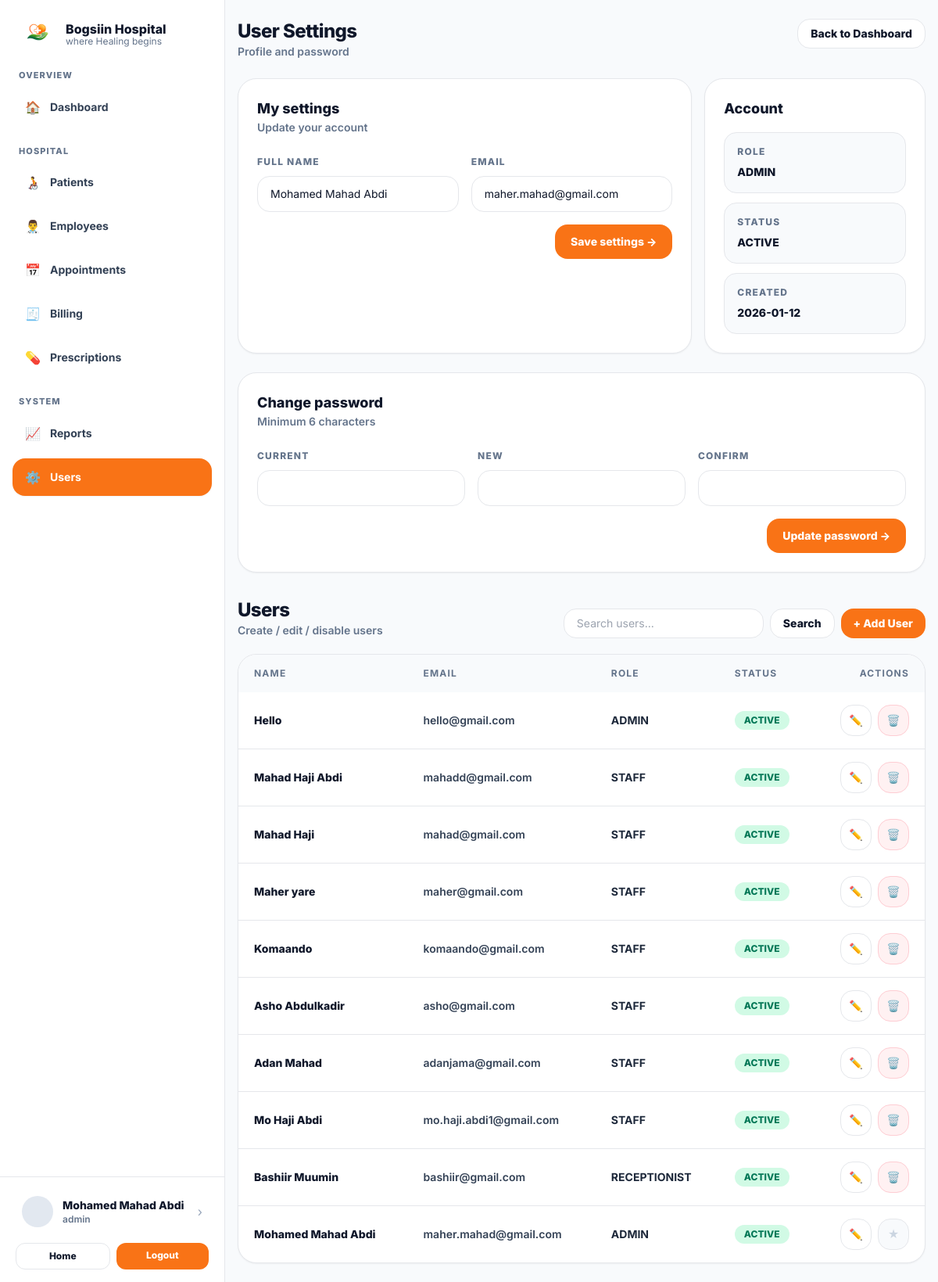
The page /users/view.php (signed in) on the database its author committed.
### tables this page shows
CREATE TABLE `users` (
  `id` int(11) NOT NULL,
  `full_name` varchar(120) NOT NULL,
  `email` varchar(160) NOT NULL,
  `password_hash` varchar(255) NOT NULL,
  `role` enum('ADMIN','RECEPTIONIST','STAFF') NOT NULL DEFAULT 'STAFF',
  `is_active` tinyint(1) NOT NULL DEFAULT 1,
  `created_at` timestamp NOT NULL DEFAULT current_timestamp()
);

### users/view.php (the view, shortened to what this page needs)
<?php
require_once __DIR__ . "/../includes/db.php";
function h($s){ return htmlspecialchars((string)$s, ENT_QUOTES, 'UTF-8'); }
$me = $_SESSION["user"] ?? null;
$myId = (int)($me["id"] ?? 0);
$myRole = $me["role"] ?? "STAFF";
$stmt = $pdo->prepare("SELECT id, full_name, email, role, is_active, created_at FROM users WHERE id=? LIMIT 1");
$stmt->execute([$myId]);
$meDb = $stmt->fetch();
$adminUsers = [];
$search = trim($_GET["q"] ?? "");
if ($myRole === "ADMIN") {
  $params = [];
  $sql = "SELECT id, full_name, email, role, is_active, created_at
          FROM users";
  $sql .= " ORDER BY created_at DESC LIMIT 300";
  $stmt = $pdo->prepare($sql);
  $stmt->execute($params);
  $adminUsers = $stmt->fetchAll() ?: [];
}
include_once __DIR__ . "/../includes/header.php";
?>
 <div class="min-h-screen bg-slate-50 md:pl-72">
<div class="md:flex min-h-screen">
  <?php include __DIR__ . "/../includes/sidebar.php"; ?>
  <div class="flex-1">
    <div class="mx-auto max-w-6xl px-4 py-6">
      <div class="flex flex-col gap-4 md:flex-row md:items-start md:justify-between">
        <div>
          <div class="text-2xl font-extrabold tracking-tight">User Settings</div>
          <div class="text-sm font-semibold text-slate-500">Profile and password</div>
        </div>
        <a href="/hospital/dashboard.php" class="rounded-2xl border bg-white px-4 py-2 text-sm font-extrabold hover:bg-slate-50">
          Back to Dashboard
        </a>
      </div>
      <section class="mt-6 grid gap-4 lg:grid-cols-3">
        <div class="lg:col-span-2 rounded-3xl border bg-white p-6 shadow-sm">
          <div class="text-lg font-extrabold">My settings</div>
          <div class="text-sm font-semibold text-slate-500">Update your account</div>
          <form method="POST" class="mt-5 grid gap-4">
            <div class="grid gap-4 md:grid-cols-2">
              <div>
                <label class="text-xs font-extrabold tracking-widest text-slate-500">FULL NAME</label>
                <input name="full_name" value="<?php echo h($meDb["full_name"]); ?>"
                  class="mt-2 w-full rounded-2xl border bg-white px-4 py-3 text-sm outline-none">
              </div>
              <div>
                <label class="text-xs font-extrabold tracking-widest text-slate-500">EMAIL</label>
                <input type="email" name="email" value="<?php echo h($meDb["email"]); ?>"
                  class="mt-2 w-full rounded-2xl border bg-white px-4 py-3 text-sm outline-none">
              </div>
            </div>
            <div class="flex justify-end">
              <button class="rounded-2xl bg-orange-500 px-5 py-3 text-sm font-extrabold text-white hover:bg-orange-600" type="submit">
                Save settings →
              </button>
            </div>
          </form>
        </div>
        <div class="rounded-3xl border bg-white p-6 shadow-sm">
          <div class="text-lg font-extrabold">Account</div>
          <div class="mt-4 space-y-3 text-sm">
            <div class="rounded-2xl border bg-slate-50 p-4">
              <div class="text-xs font-extrabold tracking-widest text-slate-500">ROLE</div>
              <div class="mt-2 font-extrabold text-slate-900"><?php echo h($meDb["role"]); ?></div>
            </div>
            <div class="rounded-2xl border bg-slate-50 p-4">
              <div class="text-xs font-extrabold tracking-widest text-slate-500">STATUS</div>
              <div class="mt-2 font-extrabold text-slate-900"><?php echo ((int)$meDb["is_active"]===1) ? "ACTIVE" : "DISABLED"; ?></div>
            </div>
            <div class="rounded-2xl border bg-slate-50 p-4">
              <div class="text-xs font-extrabold tracking-widest text-slate-500">CREATED</div>
              <div class="mt-2 font-extrabold text-slate-900"><?php echo h(date("Y-m-d", strtotime($meDb["created_at"]))); ?></div>
            </div>
          </div>
        </div>
      </section>
      <section class="mt-6 rounded-3xl border bg-white p-6 shadow-sm">
        <div class="text-lg font-extrabold">Change password</div>
        <div class="text-sm font-semibold text-slate-500">Minimum 6 characters</div>
        <form method="POST" class="mt-5 grid gap-4 md:grid-cols-3">
          <div>
            <label class="text-xs font-extrabold tracking-widest text-slate-500">CURRENT</label>
            <input type="password" name="current_password"
              class="mt-2 w-full rounded-2xl border bg-white px-4 py-3 text-sm outline-none" />
          </div>
          <div>
            <label class="text-xs font-extrabold tracking-widest text-slate-500">NEW</label>
            <input type="password" name="new_password"
              class="mt-2 w-full rounded-2xl border bg-white px-4 py-3 text-sm outline-none" />
          </div>
          <div>
            <label class="text-xs font-extrabold tracking-widest text-slate-500">CONFIRM</label>
            <input type="password" name="confirm_password"
              class="mt-2 w-full rounded-2xl border bg-white px-4 py-3 text-sm outline-none" />
          </div>
          <div class="md:col-span-3 flex justify-end">
            <button class="rounded-2xl bg-orange-500 px-5 py-3 text-sm font-extrabold text-white hover:bg-orange-600" type="submit">
              Update password →
            </button>
          </div>
        </form>
      </section>
      <?php if ($myRole === "ADMIN"): ?>
        <section class="mt-8">
          <div class="flex flex-col gap-3 md:flex-row md:items-end md:justify-between">
            <div>
              <div class="text-2xl font-extrabold tracking-tight">Users</div>
              <div class="text-sm font-semibold text-slate-500">Create / edit / disable users</div>
            </div>
            <div class="flex gap-2">
              <form method="GET" class="flex gap-2">
                <input name="q" value="<?php echo h($search); ?>"
                  class="w-64 rounded-2xl border bg-white px-4 py-2 text-sm outline-none"
                  placeholder="Search users..." />
                <button class="rounded-2xl border bg-white px-4 py-2 text-sm font-extrabold hover:bg-slate-50" type="submit">
                  Search
                </button>
              </form>
              <button id="openUserModal"
                class="rounded-2xl bg-orange-500 px-4 py-2 text-sm font-extrabold text-white hover:bg-orange-600">
                + Add User
              </button>
            </div>
          </div>
          <div class="mt-5 rounded-3xl border bg-white shadow-sm overflow-hidden">
            <div class="overflow-x-auto">
              <table class="w-full text-left text-sm">
                <thead class="bg-slate-50 text-xs font-extrabold tracking-widest text-slate-500">
                  <tr>
                    <th class="px-5 py-4">NAME</th>
                    <th class="px-5 py-4">EMAIL</th>
                    <th class="px-5 py-4">ROLE</th>
                    <th class="px-5 py-4">STATUS</th>
                    <th class="px-5 py-4 text-right">ACTIONS</th>
                  </tr>
                </thead>
                <tbody class="divide-y">
                  <?php if (!$adminUsers): ?>
                    <tr><td colspan="5" class="px-5 py-10 text-center text-slate-500 font-semibold">No users found.</td></tr>
                  <?php else: ?>
                    <?php foreach ($adminUsers as $u): ?>
                      <?php
                        $badge = ((int)$u["is_active"]===1) ? "bg-emerald-100 text-emerald-700" : "bg-slate-100 text-slate-700";
                        $payload = base64_encode(json_encode($u));
                      ?>
                      <tr class="hover:bg-slate-50/60">
                        <td class="px-5 py-4 font-extrabold text-slate-900"><?php echo h($u["full_name"]); ?></td>
                        <td class="px-5 py-4 font-semibold text-slate-700"><?php echo h($u["email"]); ?></td>
                        <td class="px-5 py-4 font-bold text-slate-800"><?php echo h($u["role"]); ?></td>
                        <td class="px-5 py-4">
                          <span class="inline-flex rounded-full px-3 py-1 text-xs font-extrabold <?php echo $badge; ?>">
                            <?php echo ((int)$u["is_active"]===1) ? "ACTIVE" : "DISABLED"; ?>
                          </span>
                        </td>
                        <td class="px-5 py-4">
                          <div class="flex justify-end gap-2">
                            <button type="button"
                              class="grid h-10 w-10 place-items-center rounded-2xl border bg-white hover:bg-slate-50"
                              title="Edit"
                              data-u="<?php echo h($payload); ?>"
                              onclick="openUserEdit(this)">✏️</button>
                            <?php if ((int)$u["id"] !== $myId): ?>
                              <form method="POST" onsubmit="return confirm('Delete this user?');">
                                <button type="submit"
                                  class="grid h-10 w-10 place-items-center rounded-2xl border border-rose-200 bg-rose-50 hover:bg-rose-100"
                                  title="Delete">🗑️</button>
                              </form>
                            <?php else: ?>
                              <div class="grid h-10 w-10 place-items-center rounded-2xl border bg-slate-50 text-slate-300" title="You">★</div>
                            <?php endif; ?>
                          </div>
                        </td>
                      </tr>
                    <?php endforeach; ?>
                  <?php endif; ?>
                </tbody>
              </table>
            </div>
          </div>
        </section>
      <?php endif; ?>
    </div>
  </div>
</div>

### includes/sidebar.php (shortened to what this page needs)
<?php
$u = $_SESSION["user"] ?? null;
$role = $u["role"] ?? "STAFF";
$activePath = parse_url($_SERVER["REQUEST_URI"], PHP_URL_PATH) ?? "";
function nav_active($path, $activePath) {
  return ($activePath === $path)
    ? "bg-orange-500 text-white shadow-sm"
    : "text-slate-700 hover:bg-slate-50";
}
function sidebar_links($role, $activePath) { ?>
  <nav class="flex-1 px-4 pb-4 overflow-y-auto">
    <div class="px-2 text-[11px] font-extrabold tracking-widest text-slate-500">OVERVIEW</div>
    <a href="/hospital/dashboard.php"
       class="mt-2 flex items-center gap-3 rounded-2xl px-4 py-3 text-sm font-bold <?php echo nav_active('/hospital/dashboard.php',$activePath); ?>">
      <span class="text-base">🏠</span> Dashboard
    </a>
    <div class="mt-6 px-2 text-[11px] font-extrabold tracking-widest text-slate-500">HOSPITAL</div>
    <a href="/hospital/patients/view.php"
       class="mt-2 flex items-center gap-3 rounded-2xl px-4 py-3 text-sm font-bold <?php echo nav_active('/hospital/patients/view.php',$activePath); ?>">
      <span class="text-base">🧑‍🦽</span> Patients
    </a>
    <a href="/hospital/employees/view.php"
       class="mt-2 flex items-center gap-3 rounded-2xl px-4 py-3 text-sm font-bold <?php echo nav_active('/hospital/employees/view.php',$activePath); ?>">
      <span class="text-base">👨‍⚕️</span> Employees
    </a>
    <a href="/hospital/appointments/view.php"
       class="mt-2 flex items-center gap-3 rounded-2xl px-4 py-3 text-sm font-bold <?php echo nav_active('/hospital/appointments/view.php',$activePath); ?>">
      <span class="text-base">📅</span> Appointments
    </a>
    <a href="/hospital/billing/view.php"
       class="mt-2 flex items-center gap-3 rounded-2xl px-4 py-3 text-sm font-bold <?php echo nav_active('/hospital/billing/view.php',$activePath); ?>">
      <span class="text-base">🧾</span> Billing
    </a>
    <a href="/hospital/prescriptions/view.php"
       class="mt-2 flex items-center gap-3 rounded-2xl px-4 py-3 text-sm font-bold <?php echo nav_active('/hospital/prescriptions/view.php',$activePath); ?>">
      <span class="text-base">💊</span> Prescriptions
    </a>
    <?php if ($role === "ADMIN"): ?>
      <div class="mt-6 px-2 text-[11px] font-extrabold tracking-widest text-slate-500">SYSTEM</div>
      <a href="/hospital/reports/view.php"
         class="mt-2 flex items-center gap-3 rounded-2xl px-4 py-3 text-sm font-bold <?php echo nav_active('/hospital/reports/view.php',$activePath); ?>">
        <span class="text-base">📈</span> Reports
      </a>
      <a href="/hospital/users/view.php"
         class="mt-2 flex items-center gap-3 rounded-2xl px-4 py-3 text-sm font-bold <?php echo nav_active('/hospital/users/view.php',$activePath); ?>">
        <span class="text-base">⚙️</span> Users
      </a>
    <?php endif; ?>
  </nav>
<?php } ?>
<?php
function sidebar_user_card($u, $role) { ?>
  <div class="border-t px-5 py-4">
    <a href="/hospital/profile.php"
       class="group flex items-center gap-3 rounded-2xl p-2 hover:bg-slate-50">
      <div class="h-10 w-10 rounded-full bg-slate-200 group-hover:bg-slate-300"></div>
      <div class="min-w-0">
        <div class="truncate text-sm font-extrabold text-slate-900 group-hover:underline">
          <?php echo htmlspecialchars($u["full_name"] ?? "User"); ?>
        </div>
        <div class="truncate text-xs font-semibold text-slate-500">
          <?php echo htmlspecialchars(strtolower($role)); ?>
        </div>
      </div>
      <div class="ml-auto text-slate-400 group-hover:text-slate-700">›</div>
    </a>
    <div class="mt-3 flex gap-2">
      <a href="/hospital/index.php"
         class="flex-1 rounded-xl border bg-white px-3 py-2 text-center text-xs font-extrabold hover:bg-slate-50">
        Home
      </a>
      <a href="/hospital/auth/logout.php"
         class="flex-1 rounded-xl bg-orange-500 px-3 py-2 text-center text-xs font-extrabold text-white hover:bg-orange-600">
        Logout
      </a>
    </div>
  </div>
<?php } ?>
<aside class="hidden md:flex md:w-72 md:flex-col md:border-r md:bg-white md:fixed md:top-0 md:left-0 md:h-screen md:z-40 md:overflow-auto">
  <div class="flex items-center gap-3 px-6 py-5">
    <img src="/hospital/assets/images/logo.png" alt="Bogsiin Hospital" class="h-12 w-12 object-contain rounded" />
    <div>
      <div class="font-extrabold leading-tight">Bogsiin Hospital</div>
      <div class="text-xs text-slate-500 -mt-0.5">where Healing begins</div>
    </div>
  </div>
  <?php sidebar_links($role, $activePath); ?>
  <?php sidebar_user_card($u, $role); ?>
</aside>

### includes/header.php (style rules this page uses)
body { font-family: Inter, system-ui, -apple-system, Segoe UI, Roboto, Arial, sans-serif; }

### rows shown on the page
users: full_name "Mohamed Mahad Abdi", role "admin", email "maher.mahad@gmail.com", role "ADMIN", created_at "2026-01-12", is_active "ACTIVE"
users: full_name "Hello", email "hello@gmail.com", role "ADMIN", is_active "ACTIVE"
users: full_name "Mahad Haji Abdi", email "mahadd@gmail.com", role "STAFF", is_active "ACTIVE"
users: full_name "Mahad Haji", email "mahad@gmail.com", role "STAFF", is_active "ACTIVE"
users: full_name "Maher yare", email "maher@gmail.com", role "STAFF", is_active "ACTIVE"
users: full_name "Komaando", email "komaando@gmail.com", role "STAFF", is_active "ACTIVE"
users: full_name "Asho Abdulkadir", email "asho@gmail.com", role "STAFF", is_active "ACTIVE"
users: full_name "Adan Mahad", email "adanjama@gmail.com", role "STAFF", is_active "ACTIVE"
users: full_name "Mo Haji Abdi", email "mo.haji.abdi1@gmail.com", role "STAFF", is_active "ACTIVE"
users: full_name "Bashiir Muumin", email "bashiir@gmail.com", role "RECEPTIONIST", is_active "ACTIVE"
